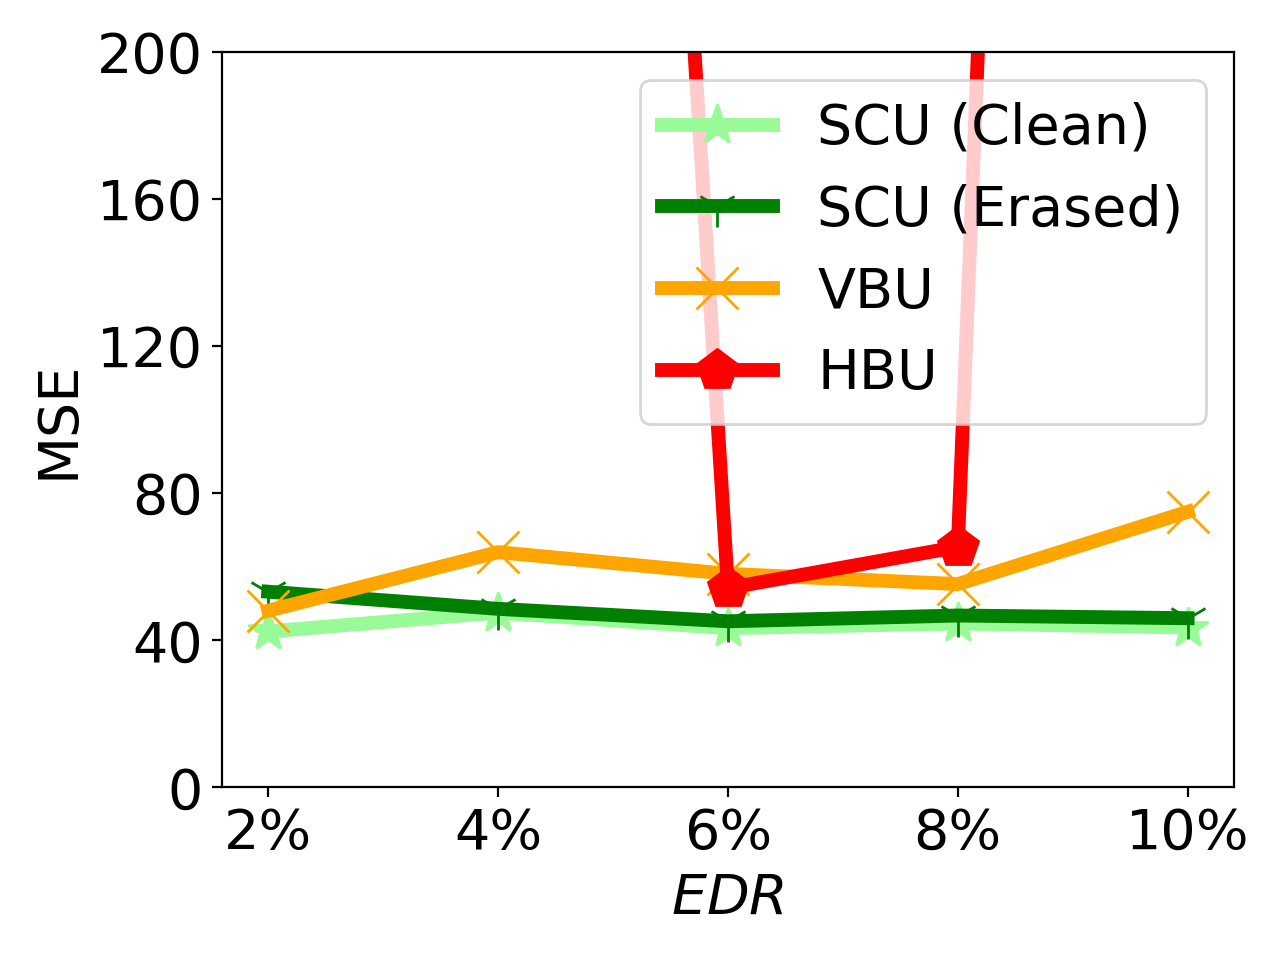

Recreate this plot in Python.


import numpy as np
import matplotlib.pyplot as plt

epsilon = 3
beta = 1 / epsilon


x=[1, 2, 3, 4, 5]
# validation_for_plt =[97,95.8600, 94.9400, 93.5400, 93.2400]
# attack_for_plt=[0, 0.3524, 0, 0.1762, 0.1762]
# basic_for_plt=[99.8, 99.8, 99.8, 99.8, 99.8]

labels = ['2%', '4%', '6%', '8%', '10%' ]
#unl_org_0= [24.44, 33.15, 26.5, 31.84, 47.90]
unl_org = [41.8592, 39.3931, 39.3814, 38.2626, 39.6953]


unl_hess_r = [3935827.1720, 1056.7093, 54.2166, 65.3965, 1603.0663]
unl_vbu = [48.0690, 63.9892, 58.0831, 55.3035, 74.9349]

unl_ss_clean = [42.4134, 47.5628, 43.3111, 44.6024, 43.4938]
unl_ss_erased = [53.2308, 48.5714, 45.1817, 46.7559, 46.0260]
#unl_ss_wo = [23.54, 19.375, 31.33, 33.92, 37.80]



plt.figure()
l_w=5
m_s=15
#plt.figure(figsize=(8, 5.3))
#plt.plot(x, unl_fr, color='blue', marker='^', label='Retrain',linewidth=l_w, markersize=m_s)
plt.plot(x, unl_ss_clean, color='palegreen',  marker='*',  label='SCU (Clean)',linewidth=l_w, markersize=m_s)
plt.plot(x, unl_ss_erased, color='g',  marker='1',  label='SCU (Erased)',linewidth=l_w, markersize=m_s)

plt.plot(x, unl_vbu, color='orange',  marker='x',  label='VBU',linewidth=l_w,  markersize=m_s)

plt.plot(x, unl_hess_r, color='r',  marker='p',  label='HBU',linewidth=l_w, markersize=m_s)


#plt.plot(x, unl_vibu, color='silver',  marker='d',  label='VIBU',linewidth=4,  markersize=10)

# plt.plot(x, y_sa03, color='r',  marker='2',  label='AAAI21 A_acc, pr=0.3',linewidth=3, markersize=8)
# plt.plot(x, y_sa05, color='darkblue',  marker='4',  label='AAAI21 A_acc, pr=0.5',linewidth=3, markersize=8)
# plt.plot(x, y_ma03, color='darkviolet',  marker='3',  label='FedMC A_acc, pr=0.3',linewidth=3, markersize=8)
# plt.plot(x, y_ma05, color='cyan',  marker='p',  label='FedMC A_acc, pr=0.5',linewidth=3, markersize=8)


# plt.grid()
leg = plt.legend(fancybox=True, shadow=True)
# plt.xlabel('Malicious Client Ratio (%)' ,fontsize=16)
plt.ylabel('MSE' ,fontsize=20)
my_y_ticks = np.arange(0 ,201,40)
plt.yticks(my_y_ticks,fontsize=20)
plt.ylim(0, 200)
plt.xlabel('$\it{EDR}$' ,fontsize=20)

plt.xticks(x, labels, fontsize=20)
# plt.title('CIFAR10 IID')
plt.legend(loc='best',fontsize=20)
plt.tight_layout()
#plt.title("MNIST")
plt.rcParams['figure.figsize'] = (2.0, 1)
plt.rcParams['image.interpolation'] = 'nearest'
plt.rcParams['figure.subplot.left'] = 0.11
plt.rcParams['figure.subplot.bottom'] = 0.08
plt.rcParams['figure.subplot.right'] = 0.977
plt.rcParams['figure.subplot.top'] = 0.969
plt.savefig('cifar_mse_clean_er_curve.png', dpi=200)
plt.show()